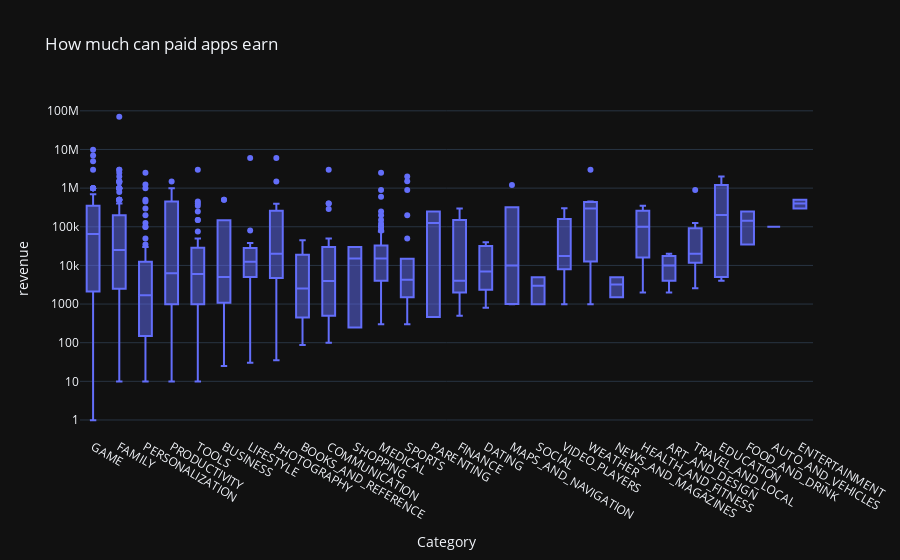

Here is the notebook cell this chart was saved with:
### Markdown cell above
# Plotly Box Plots: Revenue by App Category

**Challenge**: See if you can generate the chart below: 

<img src=https://imgur.com/v4CiNqX.png>

Looking at the hover text, how much does the median app earn in the Tools category? If developing an Android app costs $30,000 or thereabouts, does the average photography app recoup its development costs?

Hint: I've used 'min ascending' to sort the categories.

### Code cell
df_paid_apps = df_apps_clean[df_apps_clean.Type == "Paid"]
df_paid_apps

box = px.box(data_frame=df_paid_apps, x="Category", y="revenue", title="How much can paid apps earn")
box.update_layout(yaxis=dict(type="log"), xaxis={"categoryorder": 'min ascending',})
box.show()

### Figure 1 — Plotly figure (JSON) as saved in the notebook; plotly's stock layout.template omitted (floating-point values rounded to 4 significant figures; data arrays with more than 128 entries replaced by an {"elided": "..."} marker saying what was removed)
{"data": [{"alignmentgroup": "True", "hovertemplate": "Category=%{x}<br>revenue=%{y}<extra></extra>", "legendgroup": "", "marker": {"color": "#636efa"}, "name": "", "notched": false, "offsetgroup": "", "orientation": "v", "showlegend": false, "x": {"elided": "589 str values"}, "x0": " ", "xaxis": "x", "y": {"elided": "589 float values"}, "y0": " ", "yaxis": "y", "type": "box"}], "layout": {"xaxis": {"anchor": "y", "domain": [0.0, 1.0], "title": {"text": "Category"}, "categoryorder": "min ascending"}, "yaxis": {"anchor": "x", "domain": [0.0, 1.0], "title": {"text": "revenue"}, "type": "log"}, "legend": {"tracegroupgap": 0}, "title": {"text": "How much can paid apps earn"}, "boxmode": "group"}}
